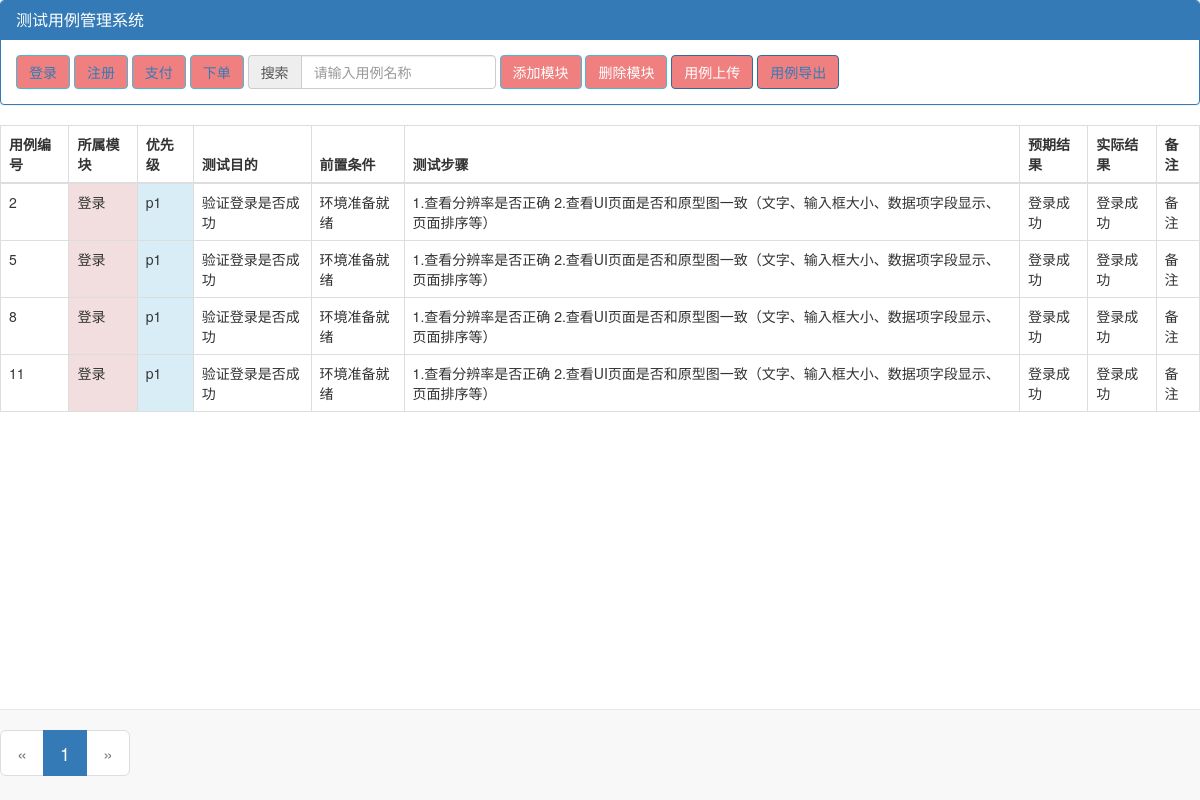
/testcase1/, run on an earlier commit of the app's database.
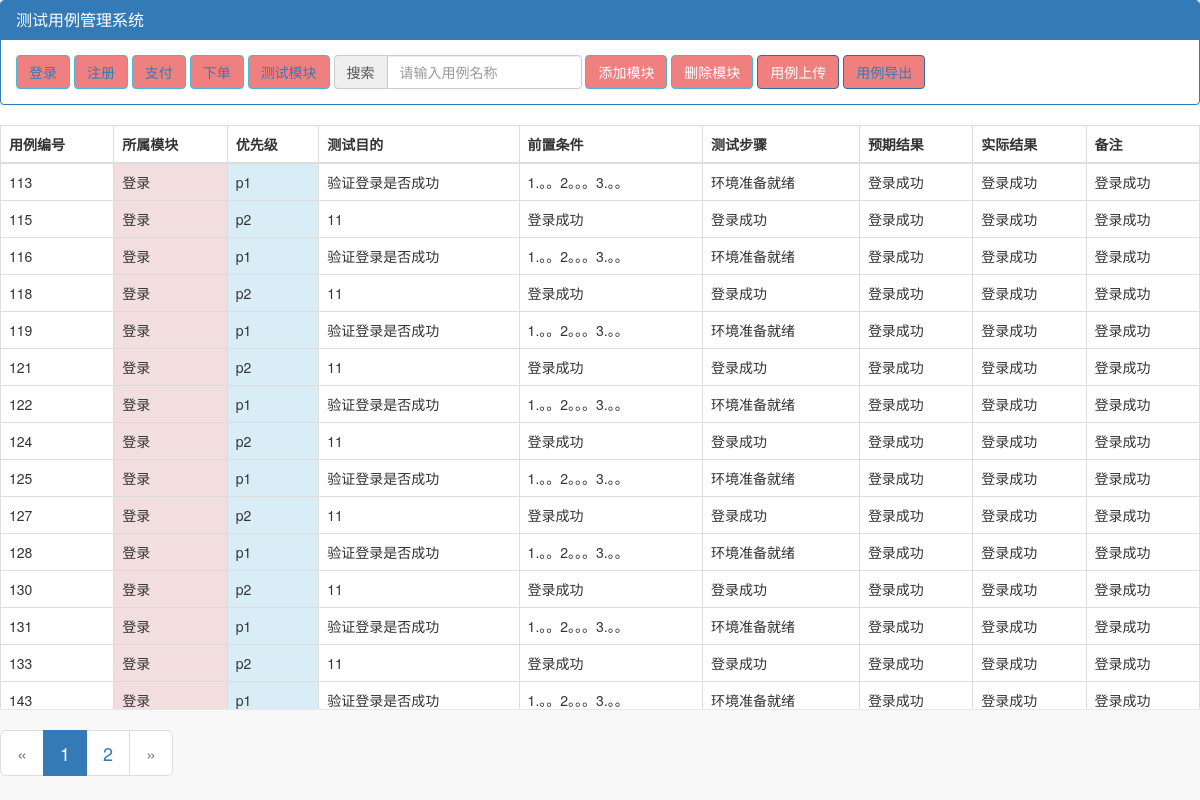
And on a later commit of the database.
### CaseManagement/models.py (models this page shows, shortened)
class DB_module(models.Model):
    t_module_name = models.CharField(max_length=100, verbose_name="模块名称")
    created = models.DateTimeField(default=timezone.now)
    def __str__(self):
        return self.t_module_name
    class Meta:
        db_table = u'db_module'
        verbose_name = '模块名称'
        verbose_name_plural = verbose_name

class DB_testcase(models.Model):
    t_id = models.AutoField(primary_key=True, verbose_name="用例编号")  # 用例编号
    t_priority = models.CharField(max_length=100, verbose_name="优先级")  # 优先级
    t_purpose = models.CharField(max_length=100, verbose_name="测试目的")  # 测试目的
    t_precondition = models.CharField(max_length=100, verbose_name="前置条件")  # 前置条件
    t_steps = models.CharField(max_length=100, verbose_name="测试步骤")  # 测试步骤
    t_expected_result = models.CharField(max_length=100, verbose_name="预期结果")  # 预期结果
    t_actual_result = models.CharField(max_length=100, verbose_name="实际结果")  # 实际结果
    t_remark = models.CharField(max_length=100, null=True, verbose_name="备注")  # 备注
    t_module = models.ForeignKey(DB_module, verbose_name="模块名称", on_delete=models.CASCADE)  # 所属模块
    class Meta:
        db_table = u'db_testcase'
        verbose_name = u'测试用例'
        ordering = ['t_id']
        verbose_name_plural = u'测试用例'

### CaseManagement/views.py (the view)
# urls.py: url(r'testcase1/', views.testcase1),
def testcase1(request):
    module_id = request.GET.get('module_id', 1)
    logger.info('从前端拿到模块的module_id为：%s' % module_id)
    page = request.GET.get('page', 1)
    if not page:
        page = 1
    else:
        page = int(page)
    all_module = DB_module.objects.all()
    logger.info('取出所有的模块为：%s' % all_module)
    try:
        module_case = DB_module.objects.get(id=module_id)
    except Exception as e:
        print(e)
        return HttpResponseBadRequest('无用例')
    all_testcase_module = DB_testcase.objects.filter(t_module=module_case)
    paginator = Paginator(all_testcase_module, 15)
    page_article_list = paginator.page(page)
    pag_num = paginator.num_pages
    if page_article_list.has_next():
        next_page = page + 1
    else:
        next_page = page
    if page_article_list.has_previous():
        prev_page = page - 1
    else:
        prev_page = page
    print(module_id)
    page_num = range(1, pag_num + 1)
    print(page_num)
    return render(request, 'templates/testcase6.html', {
        'page_article_list': page_article_list,
        'page_num': page_num,
        'testcase_list': page_article_list,
        'curr_page': page,
        'next_page': next_page,
        'prev_page': prev_page,
        'module_list': all_module,
        'module_id': module_id
    })

### templates/testcase6.html (shortened to what this page needs)
<!DOCTYPE html>
<html lang="en">
<head>
    <link rel="stylesheet" href="https://stackpath.bootstrapcdn.com/bootstrap/3.4.1/css/bootstrap.min.css">
</head>
<body>
<div class="panel panel-primary">
    <div class="panel-heading">
        <h3 class="panel-title "><a href="http://127.0.0.1:8000/admin"  target="_blank">测试用例管理系统</a></h3>
    </div>
    <div class="panel-body form-inline">
        {% for i in module_list %}
            <button type="button" class="btn btn-info" style="color: #00F7DE">
                <a id={{ i.id }} href="/testcase1?module_id={{ i.id }}">{{ i.t_module_name }}</a>
            </button>
        {% endfor %}
        <div class="input-group">
            <div class="input-group-addon">搜索</div>
            <input type="text" class="form-control" id="exampleInputAmount" placeholder="请输入用例名称">
        </div>
        <button id="btnAddModule" class="btn btn-primary btn-info"
                onclick="javascript:document.getElementById('add_Module_div').style.display='block'">添加模块
        </button>
        <button id="btnDelModule" class="btn btn-primary btn-info"
                onclick="javascript:document.getElementById('del_Module_div').style.display='block'">删除模块
        </button>
        <button id="btnCaseimport" class="btn btn-primary"
                onclick="javascript:document.getElementById('file-import').style.display='block'">用例上传
        </button>
        <button id="btnCaseexport" class="btn btn-primary"><a href="/case_export/" target="_blank">用例导出</a></button>
    </div>
</div>
<table class="table  table-bordered table-hover">
    <thead>
    <tr>
    <tr>
        <th>用例编号</th>
        <th>所属模块</th>
        <th>优先级</th>
        <th>测试目的</th>
        <th>前置条件</th>
        <th>测试步骤</th>
        <th>预期结果</th>
        <th>实际结果</th>
        <th>备注</th>
    </tr>
    </tr>
    </thead>
    <tbody>
    {% for i in testcase_list %}
        <tr>
            <td>{{ i.t_id }}</td>
            <td class="danger">{{ i.t_module }}</td>
            <td class="info">{{ i.t_priority }}</td>
            <td class="errors">{{ i.t_purpose }}</td>
            <td class="">{{ i.t_precondition }}</td>
            <td class="">{{ i.t_steps }}</td>
            <td class="">{{ i.t_expected_result }}</td>
            <td class="">{{ i.t_actual_result }}</td>
            <td class="">{{ i.t_remark }}</td>
        </tr>
    {% endfor %}
    </tbody>
</table>
<nav aria-label="Page navigation" class="navbar navbar-default navbar-fixed-bottom ">
    <ul class="pagination pagination-lg ">
        {% if page_article_list.has_previous %}
            <li>
                <a href="/testcase1?page={{ prev_page }}" aria-label="Previous">
                    <span aria-hidden="true">«</span>
                </a>
            </li>
        {% else %}
            <li class="disabled">
                <a href="#" aria-label="Previous">
                    <span aria-hidden="true">«</span>
                </a>
            </li>
        {% endif %}
        {% for num in page_num %}
            {% ifequal num curr_page %}
                <li class="active"><a href="/testcase1?module_id={{ module_id }}&page={{ num }}"> {{ num }}</a>
                </li>
            {% else %}
                <li class="select2-container--disabled"><a
                        href="/testcase1?module_id={{ module_id }}&page={{ num }}"> {{ num }}</a></li>
            {% endifequal %}
        {% endfor %}
        {% if page.has_next %}
            <li>
                <a href="/testcase1?module_id={{ module_id }}page={{ next_page }}" aria-label="Next">
                    <span aria-hidden="true">»</span>
                </a></li>
        {% else %}
            <li class="disabled ">
                <a href="#" aria-label="Next">
                    <span aria-hidden="true" style="color: gray">»</span>
                </a></li>
        {% endif %}
    </ul>
</nav>
</body>
</html>
</head>
<body>
</body>
</html>

### templates/testcase6.html (style rules this page uses)
.btn { background: lightcoral; }
#btnCaseexport,h3,a:hover,a { text-decoration: none; }

What changed in the data, as far as the page shows it:
removed DB_testcase: t_id "2", t_module "登录", t_priority "p1", t_purpose "验证登录是否成功", t_precondition "环境准备就绪", t_steps "1.查看分辨率是否正确 2.查看UI页面是否和原型图一致（文字、输入框大小、数据项字段显示、页面排序等）", t_expected_result "登录成功", t_actual_result "登录成功", t_remark "备注"
removed DB_testcase: t_id "5", t_module "登录", t_priority "p1", t_purpose "验证登录是否成功", t_precondition "环境准备就绪", t_steps "1.查看分辨率是否正确 2.查看UI页面是否和原型图一致（文字、输入框大小、数据项字段显示、页面排序等）", t_expected_result "登录成功", t_actual_result "登录成功", t_remark "备注"
removed DB_testcase: t_id "8", t_module "登录", t_priority "p1", t_purpose "验证登录是否成功", t_precondition "环境准备就绪", t_steps "1.查看分辨率是否正确 2.查看UI页面是否和原型图一致（文字、输入框大小、数据项字段显示、页面排序等）", t_expected_result "登录成功", t_actual_result "登录成功", t_remark "备注"
removed DB_testcase: t_id "11", t_module "登录", t_priority "p1", t_purpose "验证登录是否成功", t_precondition "环境准备就绪", t_steps "1.查看分辨率是否正确 2.查看UI页面是否和原型图一致（文字、输入框大小、数据项字段显示、页面排序等）", t_expected_result "登录成功", t_actual_result "登录成功", t_remark "备注"
added DB_module: t_module_name "测试模块"
added DB_testcase: t_id "113", t_module "登录", t_priority "p1", t_purpose "验证登录是否成功", t_precondition "1.。。2。。。3.。。", t_steps "环境准备就绪", t_expected_result "登录成功", t_actual_result "登录成功", t_remark "登录成功"
added DB_testcase: t_id "115", t_module "登录", t_priority "p2", t_purpose "11", t_precondition "登录成功", t_steps "登录成功", t_expected_result "登录成功", t_actual_result "登录成功", t_remark "登录成功"
added DB_testcase: t_id "116", t_module "登录", t_priority "p1", t_purpose "验证登录是否成功", t_precondition "1.。。2。。。3.。。", t_steps "环境准备就绪", t_expected_result "登录成功", t_actual_result "登录成功", t_remark "登录成功"
added DB_testcase: t_id "118", t_module "登录", t_priority "p2", t_purpose "11", t_precondition "登录成功", t_steps "登录成功", t_expected_result "登录成功", t_actual_result "登录成功", t_remark "登录成功"
added DB_testcase: t_id "119", t_module "登录", t_priority "p1", t_purpose "验证登录是否成功", t_precondition "1.。。2。。。3.。。", t_steps "环境准备就绪", t_expected_result "登录成功", t_actual_result "登录成功", t_remark "登录成功"
added DB_testcase: t_id "121", t_module "登录", t_priority "p2", t_purpose "11", t_precondition "登录成功", t_steps "登录成功", t_expected_result "登录成功", t_actual_result "登录成功", t_remark "登录成功"
added DB_testcase: t_id "122", t_module "登录", t_priority "p1", t_purpose "验证登录是否成功", t_precondition "1.。。2。。。3.。。", t_steps "环境准备就绪", t_expected_result "登录成功", t_actual_result "登录成功", t_remark "登录成功"
added DB_testcase: t_id "124", t_module "登录", t_priority "p2", t_purpose "11", t_precondition "登录成功", t_steps "登录成功", t_expected_result "登录成功", t_actual_result "登录成功", t_remark "登录成功"
added DB_testcase: t_id "125", t_module "登录", t_priority "p1", t_purpose "验证登录是否成功", t_precondition "1.。。2。。。3.。。", t_steps "环境准备就绪", t_expected_result "登录成功", t_actual_result "登录成功", t_remark "登录成功"
added DB_testcase: t_id "127", t_module "登录", t_priority "p2", t_purpose "11", t_precondition "登录成功", t_steps "登录成功", t_expected_result "登录成功", t_actual_result "登录成功", t_remark "登录成功"
added DB_testcase: t_id "128", t_module "登录", t_priority "p1", t_purpose "验证登录是否成功", t_precondition "1.。。2。。。3.。。", t_steps "环境准备就绪", t_expected_result "登录成功", t_actual_result "登录成功", t_remark "登录成功"
added DB_testcase: t_id "130", t_module "登录", t_priority "p2", t_purpose "11", t_precondition "登录成功", t_steps "登录成功", t_expected_result "登录成功", t_actual_result "登录成功", t_remark "登录成功"
added DB_testcase: t_id "131", t_module "登录", t_priority "p1", t_purpose "验证登录是否成功", t_precondition "1.。。2。。。3.。。", t_steps "环境准备就绪", t_expected_result "登录成功", t_actual_result "登录成功", t_remark "登录成功"
added DB_testcase: t_id "133", t_module "登录", t_priority "p2", t_purpose "11", t_precondition "登录成功", t_steps "登录成功", t_expected_result "登录成功", t_actual_result "登录成功", t_remark "登录成功"
added DB_testcase: t_id "143", t_module "登录", t_priority "p1", t_purpose "验证登录是否成功", t_precondition "1.。。2。。。3.。。", t_steps "环境准备就绪", t_expected_result "登录成功", t_actual_result "登录成功", t_remark "登录成功"
Also different on the page:
new list line: "2"
